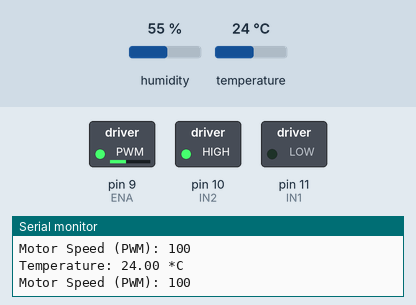
Recording of a sketch running on a simulated Arduino Uno, built with avr-gcc and run on an emulated ATmega328P. Parts: switched loads named in the sketch (green lamp = pin HIGH), the last lines printed to the serial monitor. The test bench sets the inputs (shaded band); at power-on: temperature 24 °C, humidity 55 %.

Above: at 2.8 s.
2.9 s: temperature set to 28 °C
5.6 s: temperature set to 31 °C
At 6.9 s:
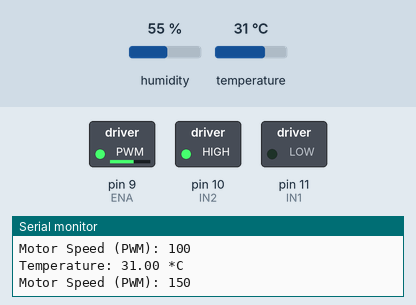
8.3 s: temperature set to 34 °C
11.3 s: temperature set to 37 °C
At 12.9 s:
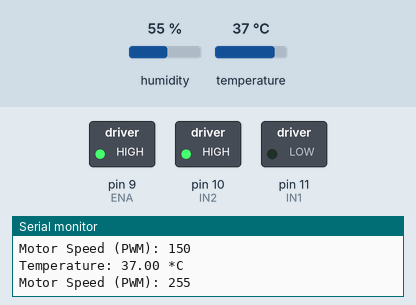
14.0 s: temperature set to 12 °C
At 15.3 s:
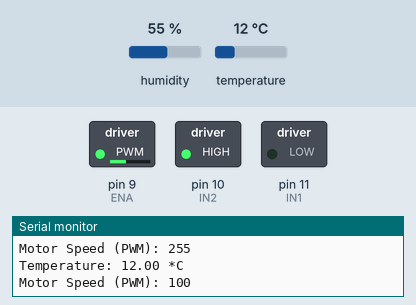
16.7 s: temperature set to 33 °C
At 19.0 s:
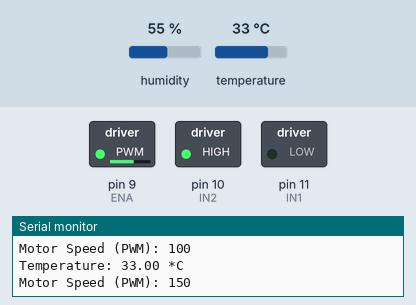
Timing chart, 0 to 20.5 s (numbered marks = the images above; inputs shaded):
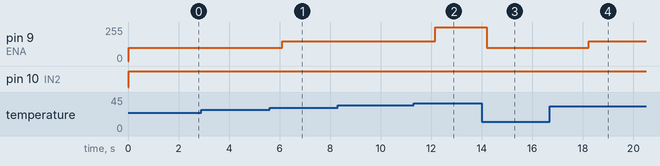

The sketch:

code.ino
```cpp
#include <DHT.h>

#define DHTPIN 7        // Pin where the DHT11 sensor is connected
#define DHTTYPE DHT11   // DHT 11 sensor

#define IN1 11          // Motor driver IN1 pin
#define IN2 10          // Motor driver IN2 pin
#define ENA 9           // Motor driver ENA pin (PWM pin for speed control)

DHT dht(DHTPIN, DHTTYPE);

void setup() {
  // Start the serial monitor
  Serial.begin(9600);

  // Initialize DHT sensor
  dht.begin();

  // Set motor control pins as outputs
  pinMode(IN1, OUTPUT);
  pinMode(IN2, OUTPUT);
  pinMode(ENA, OUTPUT);

  // Ensure motor is initially off
  digitalWrite(IN1, LOW);
  digitalWrite(IN2, LOW);
  analogWrite(ENA, 0);
}

void loop() {
  // Read temperature from the DHT11 sensor
  float temperature = dht.readTemperature();

  // Check if the reading is valid
  if (isnan(temperature)) {
    Serial.println("Failed to read temperature from DHT sensor!");
    return;
  }

  // Print temperature to serial monitor
  Serial.print("Temperature: ");
  Serial.print(temperature);
  Serial.println(" *C");

  int motorSpeed = 0;  // Variable to store the motor speed (PWM value)

  // Control fan speed based on temperature
  if (temperature < 30) {
    // Low temperature, slow fan speed
    motorSpeed = 100;  // PWM value (0-255)
    analogWrite(ENA, motorSpeed);
    digitalWrite(IN1, LOW);
    digitalWrite(IN2, HIGH);
  }
  else if (temperature >= 30 && temperature <= 35) {
    // Moderate temperature, medium fan speed
    motorSpeed = 150;  // PWM value (0-255)
    analogWrite(ENA, motorSpeed);
    digitalWrite(IN1, LOW);
    digitalWrite(IN2, HIGH);
  }
  else {
    // High temperature, fast fan speed
    motorSpeed = 255;  // PWM value (0-255)
    analogWrite(ENA, motorSpeed);
    digitalWrite(IN1, LOW);
    digitalWrite(IN2, HIGH);
  }

  // Display motor speed on the serial monitor
  Serial.print("Motor Speed (PWM): ");
  Serial.println(motorSpeed);

  // Wait for a while before taking the next reading
  delay(2000);  // 2 seconds delay
}
```

Measured:
- the behaviour switches between 29 and 30 °C on temperature (found by bisection; images 0 and 1)
- the behaviour switches between 35 and 36 °C on temperature (found by bisection; images 1 and 2)
- after the input at 5.6 s, pin 9 (ENA): 100/255 → 150/255 after 0.50 s
- after the input at 11.3 s, pin 9 (ENA): 150/255 → 255/255 after 0.87 s
- after the input at 14.0 s, pin 9 (ENA): 255/255 → 100/255 after 0.19 s
- after the input at 16.7 s, pin 9 (ENA): 100/255 → 150/255 after 1.5 s
